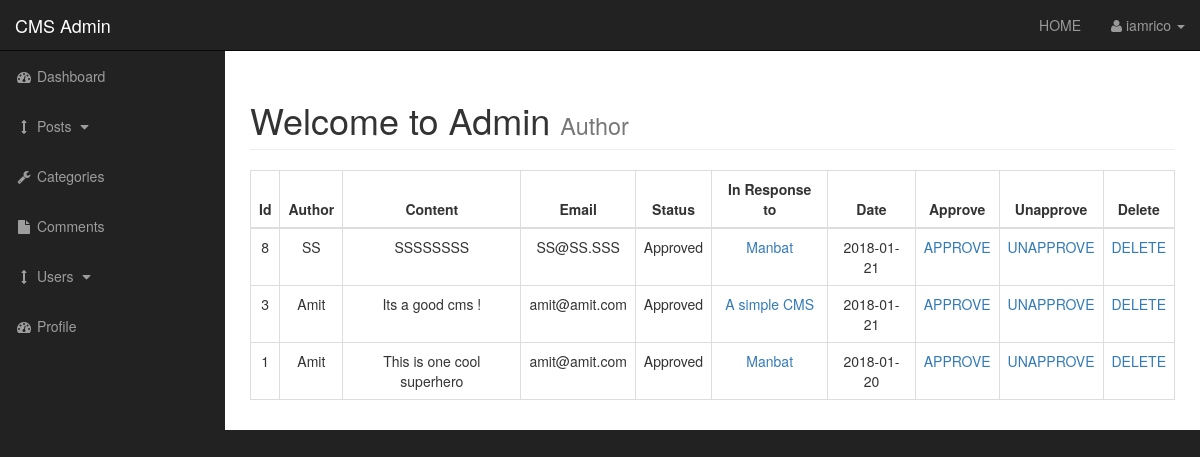
The page /admin/comments.php (signed in) on the database as committed earlier.
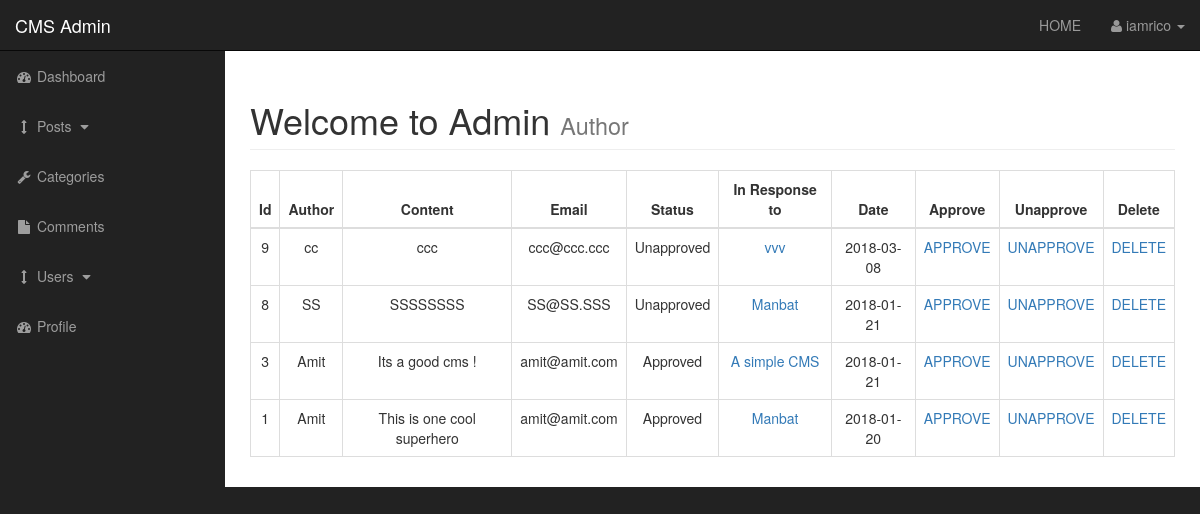
The same page on the database as committed later.
### tables this page shows
CREATE TABLE `comments` (
  `comment_id` int(3) NOT NULL,
  `comment_post_id` int(3) NOT NULL,
  `comment_author` varchar(255) NOT NULL,
  `comment_email` varchar(255) NOT NULL,
  `comment_content` text NOT NULL,
  `comment_status` varchar(255) NOT NULL,
  `comment_date` date NOT NULL
);

CREATE TABLE `posts` (
  `post_id` int(3) NOT NULL,
  `post_category_id` int(3) NOT NULL,
  `post_title` varchar(255) NOT NULL,
  `post_author` varchar(255) NOT NULL,
  `post_date` date NOT NULL,
  `post_image` text NOT NULL,
  `post_content` text NOT NULL,
  `post_tags` varchar(255) NOT NULL,
  `post_comment_count` int(11) NOT NULL,
  `post_status` varchar(255) NOT NULL
);

### admin/includes/view_all_comments.php (the view, shortened to what this page needs)
<table class="table table-bordered table-hover text-center">
    <thead>
        <tr>
            <th class="text-center">Id</th>
            <th class="text-center">Author</th>
            <th class="text-center">Content</th>
            <th class="text-center">Email</th>
            <th class="text-center">Status</th>
            <th class="text-center">In Response to</th>
            <th class="text-center">Date</th>
            <th class="text-center">Approve</th>
            <th class="text-center">Unapprove</th>
            <th class="text-center">Delete</th>
        </tr>
    </thead>
    <tbody>
        <?php
            $query = "SELECT * FROM comments ORDER BY comment_id DESC";
            $all_comments = mysqli_query($connection,$query);
            while($row = mysqli_fetch_assoc($all_comments)){
                $comment_id = $row['comment_id'];
                $comment_post_id = $row['comment_post_id'];
                $comment_author = $row['comment_author'];
                $comment_email = $row['comment_email'];
                $comment_content = $row['comment_content'];
                $comment_status = $row['comment_status'];
                $comment_date = $row['comment_date'];
                echo"<tr>";
                echo"<td>{$comment_id}</td>";
                echo"<td>{$comment_author}</td>";
                echo"<td>{$comment_content}</td>";
                echo"<td>{$comment_email}</td>";
                echo"<td>{$comment_status}</td>";
                $query = "SELECT * FROM posts WHERE post_id= {$comment_post_id}";
                $related_post = mysqli_query($connection, $query);
                $row = mysqli_fetch_assoc($related_post);
                $post_id= $row['post_id'];
                $post_title =$row['post_title'];
                echo"<td><a href='../post.php?p_id={$post_id}'>{$post_title}</a></td>";
                echo"<td>{$comment_date}</td>";
                echo"<td><a href='comments.php?approve={$comment_id}'>APPROVE</a></td>";
                echo"<td><a href='comments.php?unapprove={$comment_id}'>UNAPPROVE</a></td>";
                echo"<td><a href='comments.php?delete={$comment_id}'>DELETE</a></td>";
                echo"</tr>";
            }
        ?>
    </tbody>
</table>

Rows that differ between the two databases and show on the page:
added comments: comment_id "9", comment_author "cc", comment_content "ccc", comment_email "ccc@ccc.ccc", comment_status "Unapproved", posts.post_title "vvv", comment_date "2018-03-08"
changed comments "SS": comment_status "Approved" → "Unapproved"
